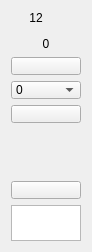
        <widget class="QWidget" name="widget_13" native="true">
         <property name="maximumSize">
          <size>
           <width>68</width>
           <height>16777215</height>
          </size>
         </property>
         <layout class="QVBoxLayout" name="verticalLayout_13" stretch="0,10,1,1,1,1,0,1,0">
          <item>
           <widget class="QLabel" name="lbl_ChName_12">
            <property name="maximumSize">
             <size>
              <width>50</width>
              <height>16777215</height>
             </size>
            </property>
            <property name="text">
             <string>12</string>
            </property>
            <property name="alignment">
             <set>Qt::AlignCenter</set>
            </property>
           </widget>
          </item>
          <item>
           <widget class="VolumeWidget" name="Disp_Level_12" native="true">
            <property name="minimumSize">
             <size>
              <width>0</width>
              <height>0</height>
             </size>
            </property>
            <property name="maximumSize">
             <size>
              <width>40</width>
              <height>16777215</height>
             </size>
            </property>
            <property name="MaxValue" stdset="0">
             <number>20</number>
            </property>
            <property name="MinValue" stdset="0">
             <number>-80</number>
            </property>
            <property name="SingleTrack" stdset="0">
             <bool>true</bool>
            </property>
            <property name="ScaleLabel" stdset="0">
             <bool>true</bool>
            </property>
           </widget>
          </item>
          <item>
           <widget class="QLabel" name="lbl_Level_12">
            <property name="maximumSize">
             <size>
              <width>16777215</width>
              <height>16777215</height>
             </size>
            </property>
            <property name="text">
             <string>0</string>
            </property>
            <property name="alignment">
             <set>Qt::AlignCenter</set>
            </property>
           </widget>
          </item>
          <item>
           <widget class="QPushButton" name="btn_Phantom_12">
            <property name="minimumSize">
             <size>
              <width>50</width>
              <height>18</height>
             </size>
            </property>
            <property name="maximumSize">
             <size>
              <width>16777215</width>
              <height>18</height>
             </size>
            </property>
            <property name="focusPolicy">
             <enum>Qt::StrongFocus</enum>
            </property>
            <property name="text">
             <string/>
            </property>
            <property name="checkable">
             <bool>true</bool>
            </property>
           </widget>
          </item>
          <item>
           <widget class="QComboBox" name="comboBox_PreampGain_12">
            <property name="minimumSize">
             <size>
              <width>0</width>
              <height>18</height>
             </size>
            </property>
            <property name="maximumSize">
             <size>
              <width>16777215</width>
              <height>18</height>
             </size>
            </property>
            <property name="focusPolicy">
             <enum>Qt::StrongFocus</enum>
            </property>
            <property name="currentIndex">
             <number>0</number>
            </property>
            <item>
             <property name="text">
              <string>0</string>
             </property>
            </item>
            <item>
             <property name="text">
              <string>+6</string>
             </property>
            </item>
            <item>
             <property name="text">
              <string>+12</string>
             </property>
            </item>
            <item>
             <property name="text">
              <string>+18</string>
             </property>
            </item>
            <item>
             <property name="text">
              <string>+24</string>
             </property>
            </item>
            <item>
             <property name="text">
              <string>+30</string>
             </property>
            </item>
            <item>
             <property name="text">
              <string>+36</string>
             </property>
            </item>
            <item>
             <property name="text">
              <string>+42</string>
             </property>
            </item>
           </widget>
          </item>
          <item>
           <widget class="QPushButton" name="btnInvert_12">
            <property name="minimumSize">
             <size>
              <width>0</width>
              <height>18</height>
             </size>
            </property>
            <property name="maximumSize">
             <size>
              <width>16777215</width>
              <height>18</height>
             </size>
            </property>
            <property name="focusPolicy">
             <enum>Qt::StrongFocus</enum>
            </property>
            <property name="text">
             <string/>
            </property>
            <property name="checkable">
             <bool>true</bool>
            </property>
           </widget>
          </item>
          <item alignment="Qt::AlignHCenter">
           <widget class="ConfigGainWidget" name="spinBoxGain_12" native="true">
            <property name="minimumSize">
             <size>
              <width>46</width>
              <height>46</height>
             </size>
            </property>
            <property name="Value" stdset="0">
             <double>0.000000000000000</double>
            </property>
            <property name="MaxValue" stdset="0">
             <double>12.000000000000000</double>
            </property>
            <property name="MinValue" stdset="0">
             <double>-100.000000000000000</double>
            </property>
            <property name="Decimals" stdset="0">
             <number>1</number>
            </property>
           </widget>
          </item>
          <item>
           <widget class="QPushButton" name="btnMute_12">
            <property name="minimumSize">
             <size>
              <width>0</width>
              <height>18</height>
             </size>
            </property>
            <property name="maximumSize">
             <size>
              <width>16777215</width>
              <height>18</height>
             </size>
            </property>
            <property name="focusPolicy">
             <enum>Qt::StrongFocus</enum>
            </property>
            <property name="text">
             <string/>
            </property>
            <property name="checkable">
             <bool>true</bool>
            </property>
           </widget>
          </item>
          <item>
           <widget class="QTextEdit" name="textEdit_12">
            <property name="minimumSize">
             <size>
              <width>0</width>
              <height>36</height>
             </size>
            </property>
            <property name="maximumSize">
             <size>
              <width>16777215</width>
              <height>36</height>
             </size>
            </property>
           </widget>
          </item>
         </layout>
        </widget>
